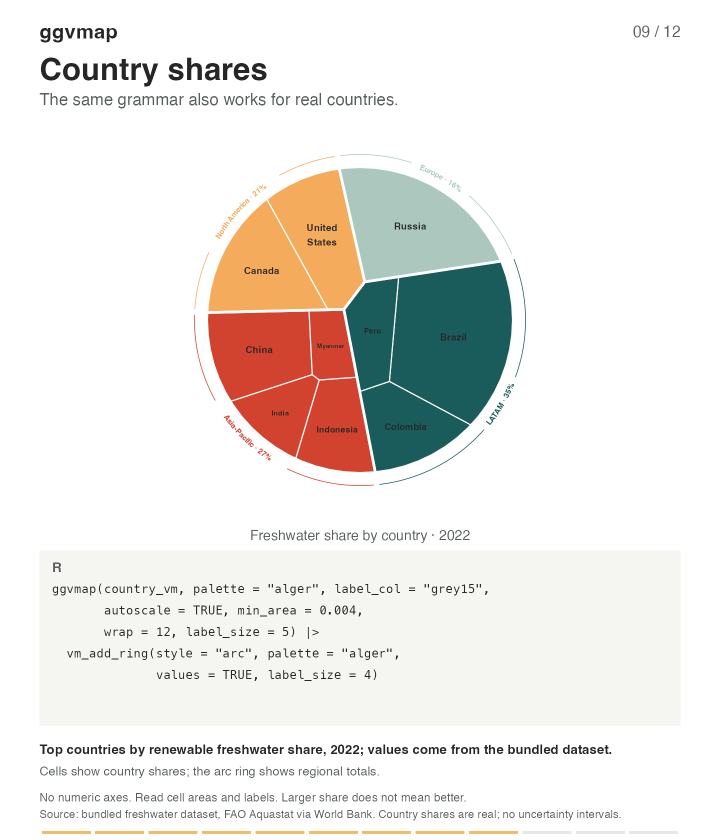
#> input picture examples/linkedin/frames/09.png, 1440 x 1680 px (shown at 1/2 size)
$ python create_promo_gif.py
#> lines starting #> are read from the running program, lines starting #| are printed output that depends on the picture
"""Build the clean, no-code promo GIF from the rendered ggvmap frames."""
from pathlib import Path

from PIL import Image

ROOT = Path(__file__).resolve().parent
SOURCE_FRAMES = ["09.png", "10.png", "11.png"]
DURATIONS = [5000, 7000, 7000]

# Keep the title, map, flags/ring, and legend. The lower part of the tutorial
# frames contains the R code panel, which is intentionally excluded from promo.
frames = []
for name in SOURCE_FRAMES:
    with Image.open(ROOT / "frames" / name) as image:
#> image is the input picture: PIL image 1440x1680 RGB; mean R, G, B 236.3, 233.3, 229.8
        frames.append(image.convert("RGB").crop((0, 0, 1440, 1100)))

frames[0].save(
    ROOT / "ggvmap-promo.gif",
    save_all=True,
    append_images=frames[1:],
    duration=DURATIONS,
    loop=0,
    optimize=False,
    disposal=2,
)
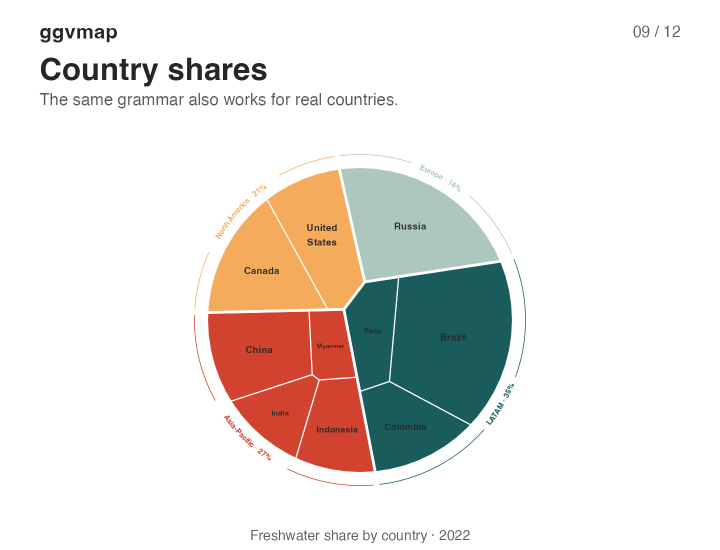
#> saved as ggvmap-promo.gif: PIL image 1440x1100 RGB (shown at 1/2 size); mean R, G, B 233, 228.4, 224.2

# A still cover is useful for LinkedIn previews.
frames[0].save(ROOT / "promo-cover.png")
print("wrote ggvmap-promo.gif (3 clean frames, 19 seconds)")
